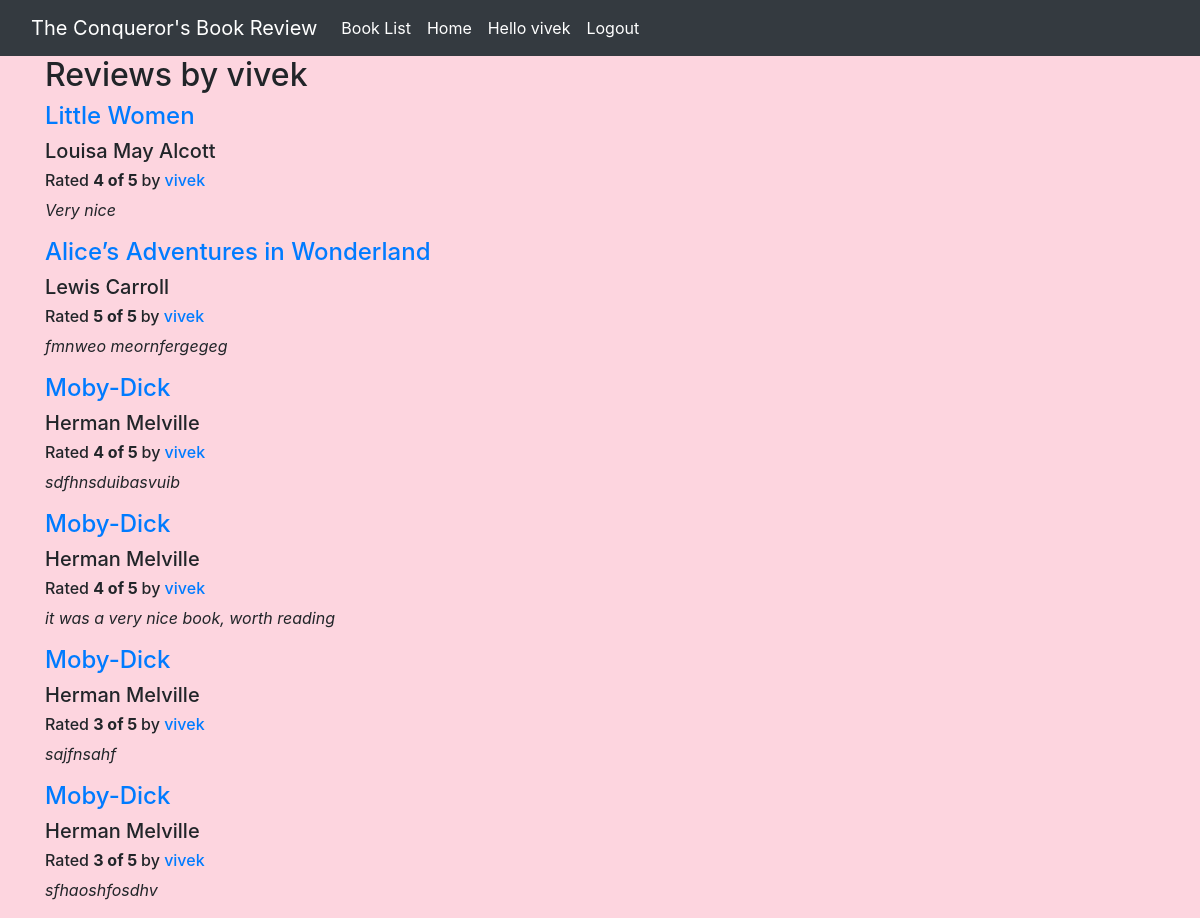
Screenshot of /review/user/ (signed in) with the database file from the repository.
### reviews/models.py (models this page shows, shortened)
class Review(models.Model):
    RATING_CHOICES = (
        (1, '1'),
        (2, '2'),
        (3, '3'),
        (4, '4'),
        (5, '5'),
    )
    book = models.ForeignKey(Book, on_delete=models.DO_NOTHING,)
    pub_date = models.DateTimeField('date published')
    user_name = models.ForeignKey(User,to_field='username',on_delete=models.CASCADE)
    comment = models.CharField(max_length=200)
    rating = models.IntegerField(choices=RATING_CHOICES)

class Book(models.Model):
    name = models.CharField(max_length=200)
    author = models.CharField(max_length=200, default='Anonymous')

### reviews/views.py (the view)
# urls.py: re_path(r'^review/user/(?P<username>\w+)/$', views.user_review_list, name='user_review_list'),
def user_review_list(request, username=None):
    username = User.objects.get(username=request.user.username)
    if not username:
        username = request.user.username
    latest_review_list = Review.objects.filter(user_name=username).order_by('-pub_date')
    context = {'latest_review_list':latest_review_list, 'username':username}
    return render(request, 'reviews/user_review_list.html', context)

### reviews/templates/reviews/user_review_list.html (shortened to what this page needs)
{% extends 'reviews/review_list.html' %}
{% block content %}
<h2>Reviews by {{ user.username }}</h2>
{% if latest_review_list %}
<div>
    {% for review in latest_review_list %}
    <div>
        <h4><a href="{% url 'reviews:review_detail' review.id %}">
        {{ review.book.name }}
        </a></h4>
        <h5>{{ review.book.author }} </h5>
        <h6>Rated <b>{{ review.rating }} of 5 </b> by <a href="{% url 'reviews:user_review_list' review.user_name %}" >{{ review.user_name }}</a></h6>
        <p><i>{{ review.comment }}</i></p>
    </div>
  {% endfor %}
  </div>
{% else %}
<p>No reviews are available.</p>
{% endif %}
{% endblock %}

### reviews/templates/base.html (shortened to what this page needs)
<!DOCTYPE html>
<html lang="en">
  <head>
    <link rel="stylesheet" href="https://cdn.jsdelivr.net/npm/bootstrap@4.4.1/dist/css/bootstrap.min.css">
  </head>
  <body style="background-color:#fdd5df;">
    <nav class="navbar navbar-expand-lg bg-dark">
      <div class="container-fluid">
        <div class="navbar-header">
            <a class="navbar-brand text-white" href="{% url 'reviews:review_list' %}">The Conqueror's Book Review</a>
        </div>
        <div id="navbar" class="navbar-collapse collapse">
            <ul class="nav navbar-nav">
                <li class="nav-item"><a class="nav-link text-white"href="{% url 'reviews:book_list' %}">Book List</a></li>
                <li class="nav-item"><a class="nav-link text-white"href="{% url 'reviews:review_list' %}">Home</a></li>
            {% if user.is_authenticated %}
                <li class="nav-item"><a class="nav-link text-white"href="{% url 'reviews:user_review_list' user.username %}">Hello {{ user.username }}</a></li>
                <li class="nav-item"><a class="nav-link text-white"href="{% url 'logout' %}">Logout</a></li>
                {% else %}
                <li class="nav-item text-white"><a class="nav-link text-white"href="{% url 'login' %}">Login</a></li>
                <li class="nav-item"><a class="nav-link text-white"href="{%url 'registration'%}">Register</a></li>
                {% endif %}
            </ul>
        </div>
</div>
</nav>
<div class="container">
  {% block content %}(no content){% endblock %}
</div>
  </body>
</html>

### rows the page displays
Review: book.name "Little Women", book.author "Louisa May Alcott", rating "4", user_name "vivek", comment "Very nice"
Review: book.name "Alice’s Adventures in Wonderland", book.author "Lewis Carroll", rating "5", user_name "vivek", comment "fmnweo meornfergegeg"
Review: book.name "Moby-Dick", book.author "Herman Melville", rating "4", user_name "vivek", comment "sdfhnsduibasvuib"
Review: book.name "Moby-Dick", book.author "Herman Melville", rating "4", user_name "vivek", comment "it was a very nice book, worth reading"
Review: book.name "Moby-Dick", book.author "Herman Melville", rating "3", user_name "vivek", comment "sajfnsahf"
Review: book.name "Moby-Dick", book.author "Herman Melville", rating "3", user_name "vivek", comment "sfhaoshfosdhv"

### other values shown
{{ user.username }} "vivek"
